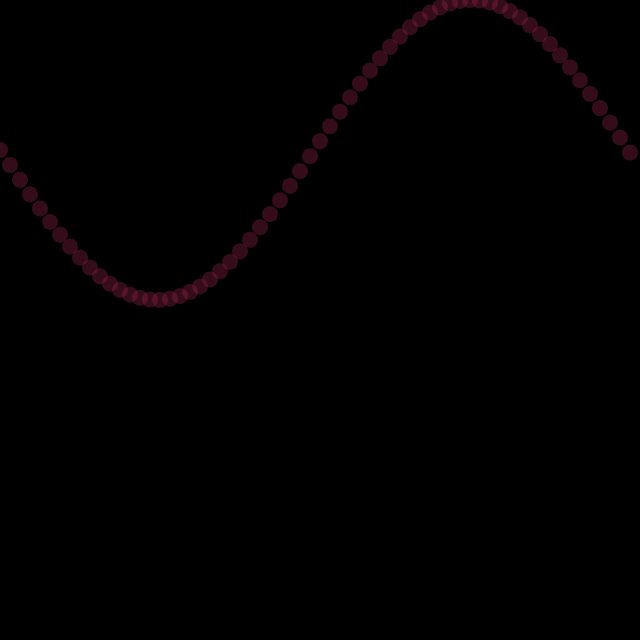
Frame 1 (no input)
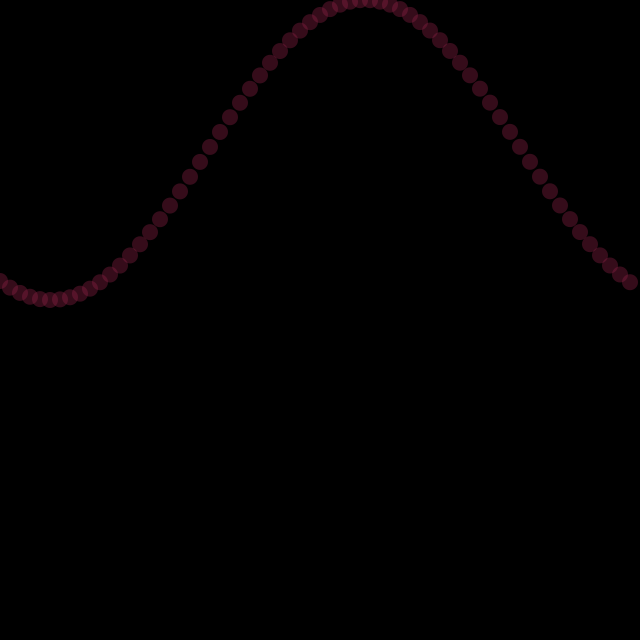
Frame 60 (the mouse pressed at the canvas centre just before this capture)
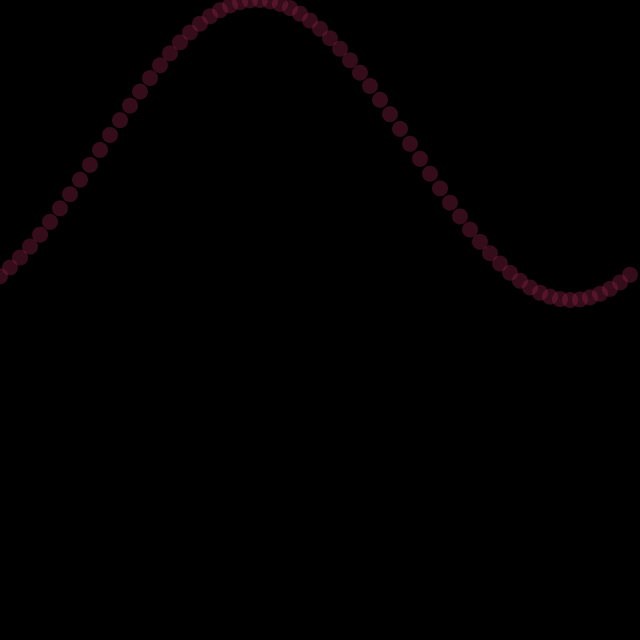
Frame 120 (the mouse held since frame 60 and released just before this capture)

The Processing sketch that drew these frames (run headless with seeded random() and noise(); from frame 60 on, the mouse is pressed at the canvas centre):

// Processing sketch: ex_3_10_oscillator_class
// ── ex_3_10_oscillator_class.pde
Oscillator[] oscillators = new Oscillator[640/10];
float startAngle = 0;
float angleVel = 0.1;
float amplitude = 300;

void setup () {
  size(640,640);
  for (int i = 0; i < oscillators.length; i += 1) {
    oscillators[i] = new Oscillator(i*10, 0);
  }
}

void draw() {
  background(0);
    
  float angle = startAngle;

  for (int i = 0; i < oscillators.length; i += 1) {
    oscillators[i].oscillate(angle);
    oscillators[i].display();
    angle += angleVel;
  }
  startAngle += 0.018;
}

class Oscillator  {
  float angle, x, y;

  Oscillator(float x, float y)  {
    angle = 0;
    this.x = x;
    this.y = y;
  }

  void oscillate(float angle)  {
    y = map(sin(angle),-1,1,0,amplitude);
  }

  void display()  {
    pushMatrix();
    smooth();
    noStroke();
    fill(141, 31, 71, 95);
    ellipse(x,y,16,16);
    popMatrix();
  }
}
